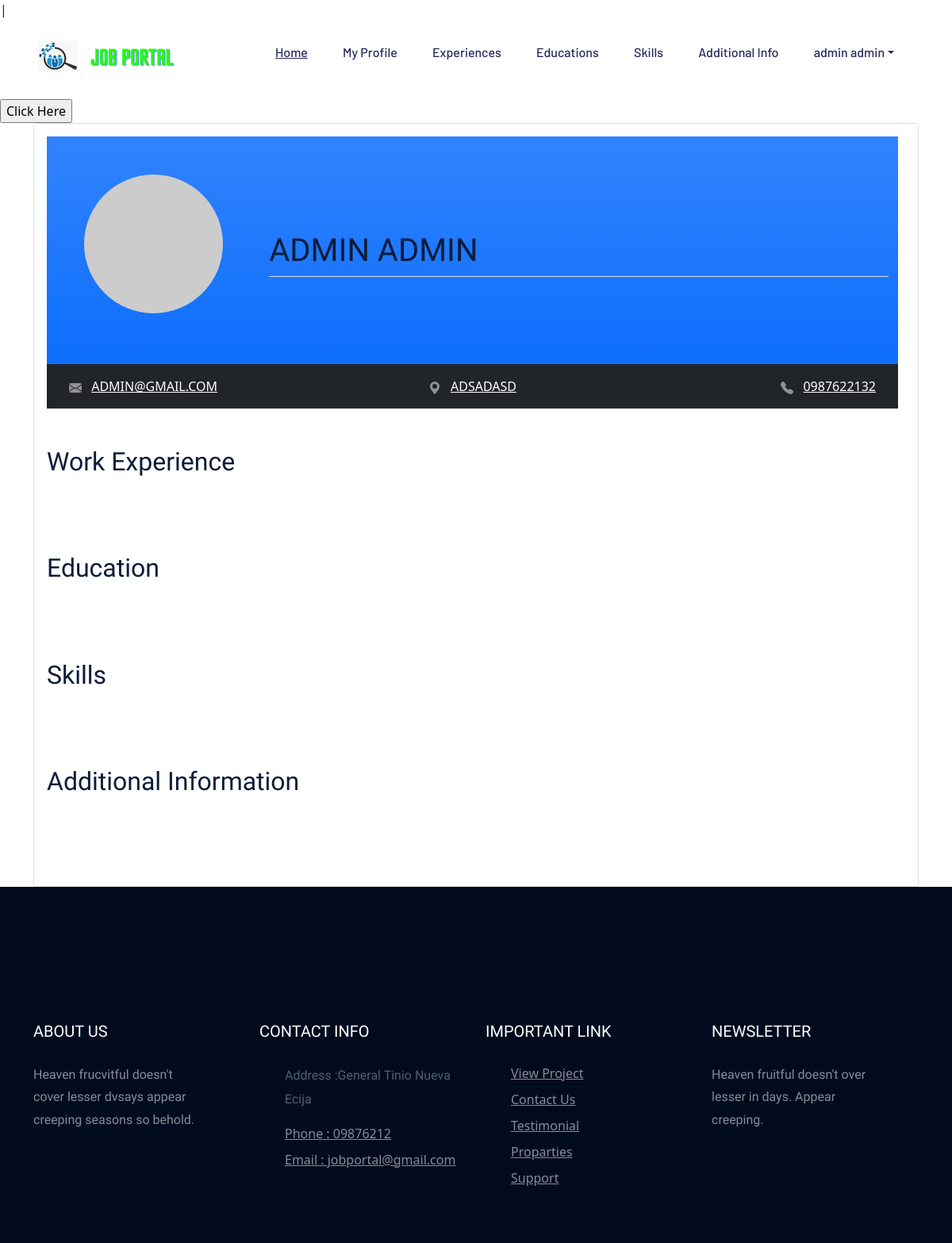
The app's page /applicantinformation.php (signed in), older data.
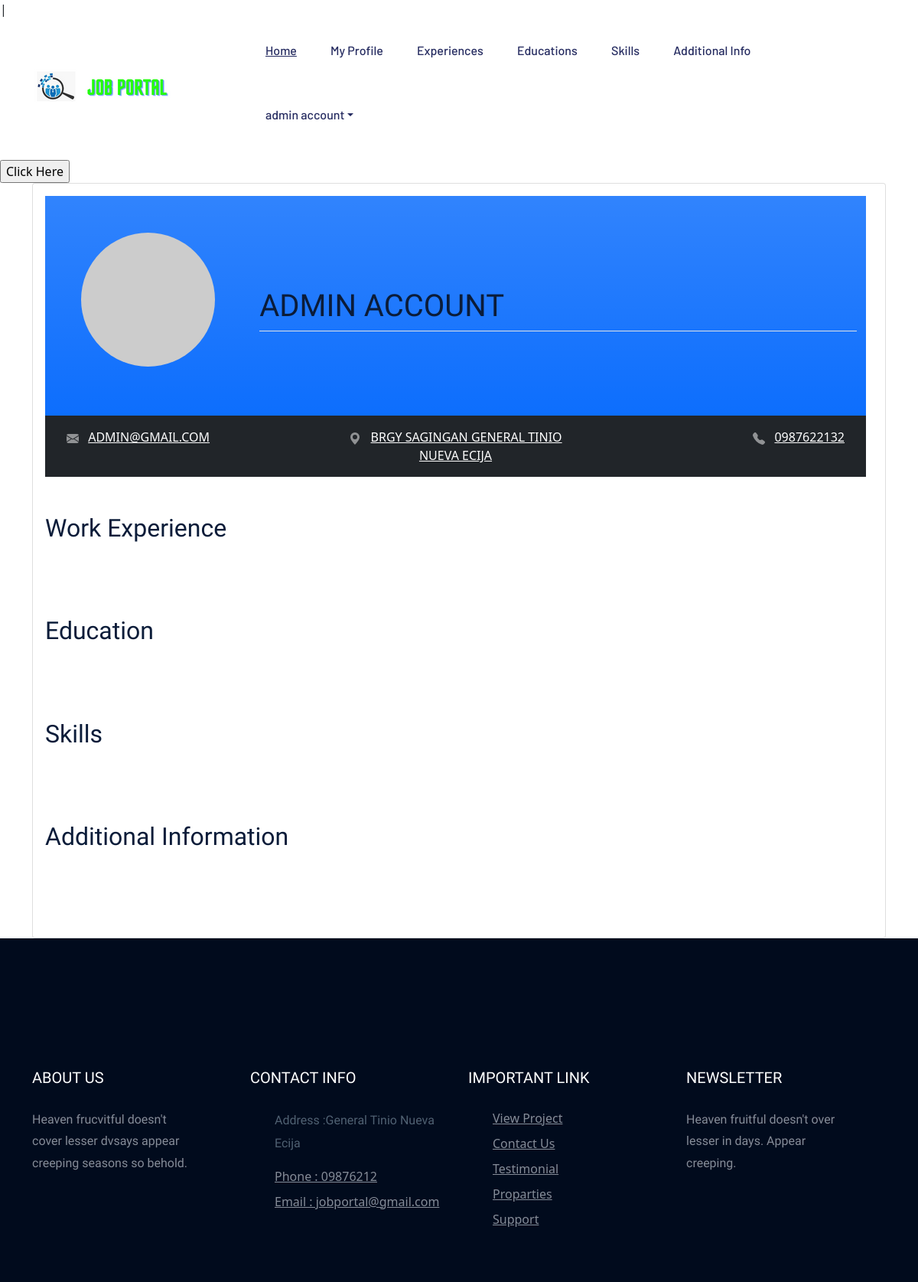
The same page, newer data.
### tables this page shows
CREATE TABLE `users` (
  `user_id` int(100) NOT NULL,
  `user_fname` varchar(100) NOT NULL,
  `user_lname` varchar(100) NOT NULL,
  `user_contact` varchar(11) NOT NULL,
  `user_email` varchar(100) NOT NULL,
  `address` varchar(100) NOT NULL,
  `user_password` varchar(255) NOT NULL,
  `user_role_id` int(11) NOT NULL
);

### admin panel/classes/CONFIGDB.php (called while the page is built, shortened)
<?php
	class CONFIGDB
	{
		private $_host = 'localhost';
		private $_username = 'root';
		private $_password = '';
		private $_database = 'job_portal_db';
		protected $connection;
		public function __construct()
		{
			if (!isset($this->connection)) {
				$this->connection = new mysqli($this->_host, $this->_username, $this->_password, $this->_database);
			}
			return $this->connection;
		}
	}
?>

### admin panel/classes/CRUDAPI.php (called while the page is built, shortened)
<?php
include_once 'CONFIGDB.php';
class CRUDAPI extends CONFIGDB
{
	public function getData($query)
	{
		$result = $this->connection->query($query);
		$rows = array();
		while ($row = $result->fetch_assoc()) {
			$rows[] = $row;
		}
		return $rows;
	}
}
?>

### applicantinformation.php (the view, shortened to what the changed rows need)
<?php include('applicantsviews/head.php'); ?>
    <?php include('applicantsviews/headerapplicant.php'); ?>
  <?php
  include_once("admin panel/classes/CRUDAPI.php");
    $crudapi = new CRUDAPI(); ?>
    <main>
    <link rel="stylesheet" href="https://stackpath.bootstrapcdn.com/bootstrap/5.0.0-alpha1/css/bootstrap.min.css">
  </head>
  <body style="align-items:center;">
  <div class="container justify-content-center">
    <div class="card justify-content-center">
      <div class="card-body" style="width:1105px; ">
      <div id="printContent">
    <header class="bg-primary bg-gradient text-white py-5">
      <div class="container">
      <?php
               if(isset($_SESSION['USERROLE'])){
                $profile= $_SESSION['USERID'];
               $role=$_SESSION['USERROLE'];
              $query = "SELECT * FROM `users` LEFT JOIN roles ON roles.id = users.user_role_id where users.user_role_id =$role";
              $result = $crudapi->getData($query);
              foreach ($result as $key => $data) {
                if(strtoupper($data["user_id"]) == $profile ){
                ?>
        <div class="row">
          <div class="col-md-3 text-left text-md-center mb-3">
            <img class="rounded-circle img-fluid" src="https://i.pravatar.cc/175?img=32" alt="Profile Photo" />
          </div>
          <div class="col-md-9">
            <br>
            <br>
            <br>
            <h1><?php echo strtoupper($data["user_fname"]." ".$data["user_lname"]); ?></h1>
            <p class="border-top pt-3"></p>
          </div>
        </div>
      </div>
    </header>
    <nav class="bg-dark text-white-50 mb-5">
      <div class="container">
          <div class="row p-3">
              <div class="col-md pb-2 pb-md-0">
                  <a href="#" class="text-white ml-2"><?php echo strtoupper($data["user_email"]) ?></a>
              </div>
              <div class="col-md text-md-center pb-2 pb-md-0">
              <svg xmlns="http://www.w3.org/2000/svg" width="16" height="16" fill="currentColor" class="bi bi-geo-alt-fill" viewBox="0 0 16 16">
                <path d="M8 16s6-5.686 6-10A6 6 0 0 0 2 6c0 4.314 6 10 6 10zm0-7a3 3 0 1 1 0-6 3 3 0 0 1 0 6z"/>
              </svg>
                  <a href="#" class="text-white ml-2"><?php echo strtoupper($data["address"]) ?></a>
              </div>
              <div class="col-md text-md-right">
                  <a href="#" class="text-white ml-2"> <?php echo strtoupper($data["user_contact"]) ?></a>
              </div>
              <?php }}} ?>
          </div>
      </div>
    </nav>
      <div class="row">
        <div class="col-md mb-5">
          <h2 class="mb-5">Work Experience</h2>
        </div>
        </div>
        <div class="row">
        <div class="col-md mb-5">
          <h2 class="mb-5">Education</h2>
        </div>
        </div>
      <div class="row">
        <div class="col-md mb-5">
          <h2 class="mb-5">Skills</h2>
      </div>
    </div>
    <div class="row">
        <div class="col-md mb-5">
          <h2 class="mb-5">Additional Information</h2>
        </div>
        </div>
      </div>
    </div>
    </div>
    </div>
    </main>
<?php include('applicantsviews/script.php'); ?>

### applicantsviews/headerapplicant.php (shortened to what the changed rows need)
<header>
       <div class="header-area header-transparrent">
           <div class="headder-top header-sticky">
                <div class="container">
                    <div class="row align-items-center">
                        <div class="col-lg-9 col-md-12">
                            <div class="menu-wrapper">
                                <div class="main-menu">
                                    <nav class="d-none d-md-block">
                                        <ul id="navigation" style="padding-left:0;">
                                            <?php if(isset($_SESSION['USERROLE'])){?>
    <li class="nav-item dropdown">
           <a class="nav-link dropdown-toggle" href="#" role="button" data-toggle="dropdown" aria-haspopup="true" aria-expanded="false"><?php echo  $_SESSION['FULLNAME'];?></a>
      </li>
      <?php }?>
                                        </ul>
                                    </nav>
                                </div>
                                  </div>
                                </div>
                    </div>
                </div>
           </div>
       </div>
    </header>

Row changes from the older to the newer data that the page shows:
changed users "ADMIN@GMAIL.COM": user_fname+user_lname "ADMIN ADMIN" → "ADMIN ACCOUNT"; address "ADSADASD" → "BRGY SAGINGAN GENERAL TINIO NUEVA ECIJA"
Text that changed along with them:
$_SESSION['FULLNAME']: "admin admin" → "admin account"
